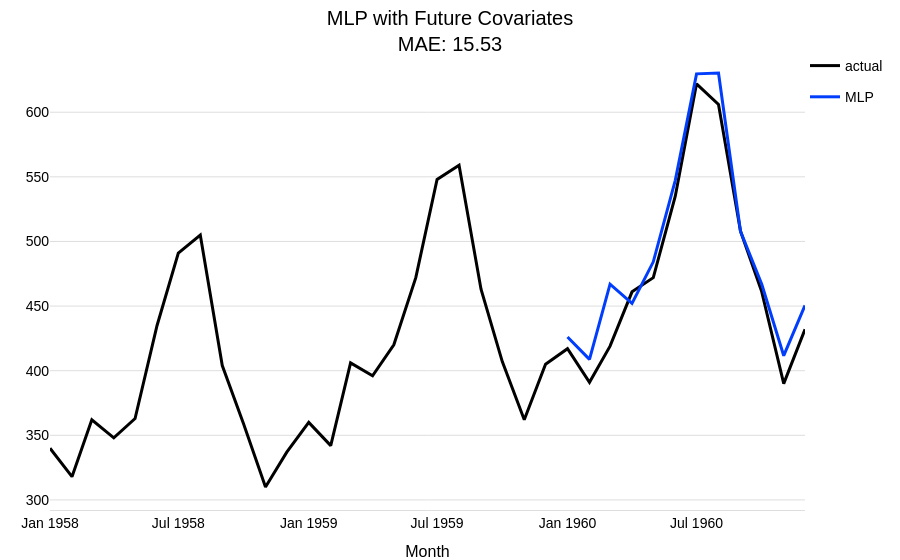

Here is the notebook cell this chart was saved with:
### Code cell
# the MLP model supports all types or covariates, let's get a fresh model instance
model = model.untrained_model()

# fit and predict
model.fit(train, future_covariates=future_covariates)
forecast_cov = model.predict(n=output_chunk_length)

# plot
fig = series[-3 * output_chunk_length :].plotly(label="actual")
fig = forecast_cov.plotly(label="MLP", fig=fig)
fig.update_layout(
    title=f"MLP with Future Covariates<br>MAE: {mae(val, forecast_cov):.2f}"
)
